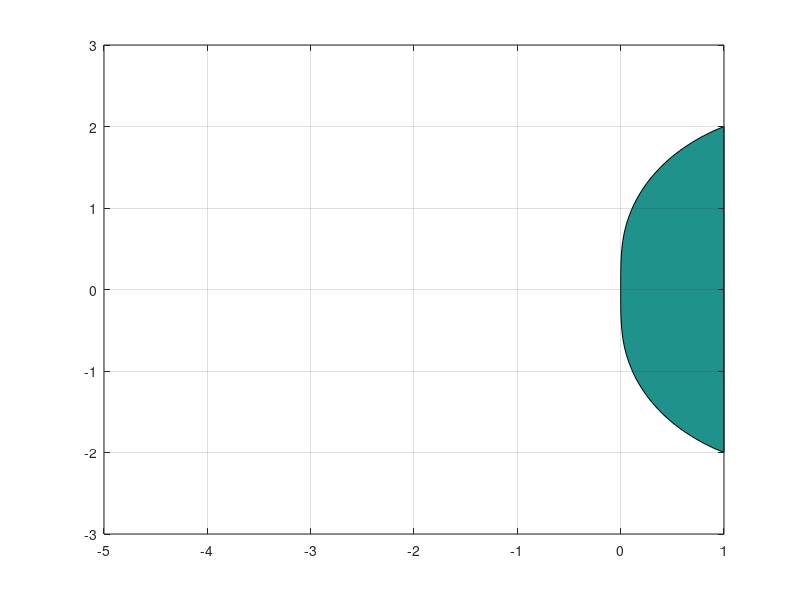

Recreate this plot in MATLAB.
%% Análisis región estabilidad lineal numericamente

% Recorremos un mallado de lambdas comprobando si los autovalores de la matriz
% que caracteriza el método son menores que 1

[x y] = meshgrid(-5:.1:1,-3:.1:3); 

for i=1:size(x,1) 
    for j=1:size(x,2)

        z = complex(x(i,j),y(i,j)); 
        aa = roots([3-2*z -4 1]); %ecuación de entrada, pol caract de A
        zz(i,j) = max([abs(aa(1)) abs(aa(2))]); 

    end
end

% contourf(x,y,-zz,-[1 1]) %colorea región estable
contourf(x,y,zz,[1 1])
grid

%contour(x,y,zz,[0:.1:1])
%surf(x,y,zz)
%colorbar